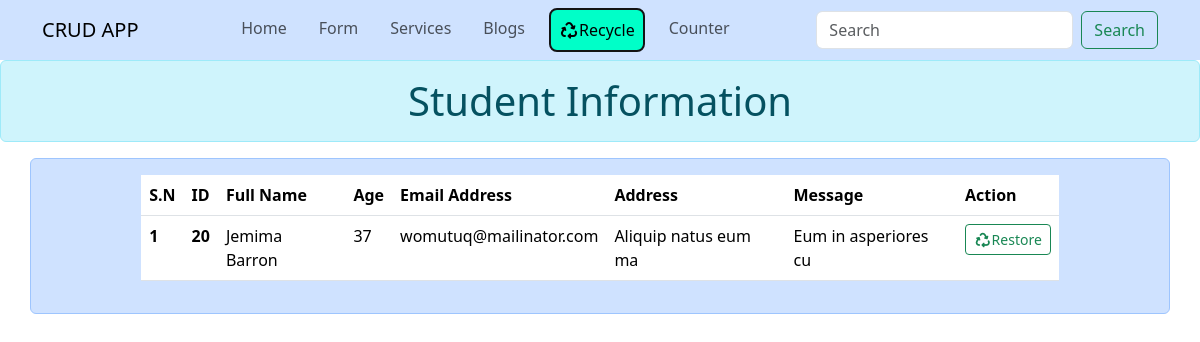
Before: /recycle/ with the older database file.
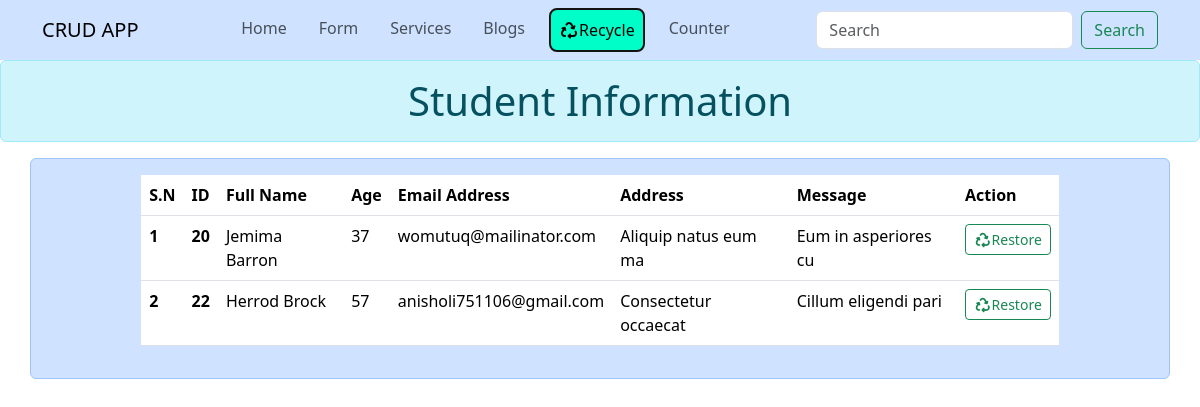
After: the same page with the newer database file.
### crud_app/models.py (models this page shows, shortened)
class FormStudent(models.Model):
    name= models.CharField(max_length=50,validators=[MinLengthValidator(3)])
    age= models.IntegerField()
    email = models.EmailField(unique=True)
    address= models.TextField()
    message= models.TextField()
    image= models.ImageField(upload_to='image',null = True)
    video= models.FileField(upload_to='video',null = True)
    is_delete=models.BooleanField(default=False )

### crud_app/views.py (the view)
# urls.py: path('recycle/', recycle,name= 'recycle'),
def recycle(request):
    data= FormStudent.objects.filter(is_delete= True)
    return render(request,'crud_app/recycle.html',{'data':data})

### crud_app/templates/crud_app/recycle.html (shortened to what this page needs)
{% extends 'base.html' %}
{% block content %}
<h1 class='text-center alert alert-info'>Student Information </h1>
<div class="container alert alert-primary">
  <div class="row">
    <div class="col-10 mx-auto ">
      <table class="table">
        <thead>
          <tr>
            <th scope="col">S.N</th>
            <th scope="col">ID</th>
            <th scope="col">Full Name</th>
            <th scope="col">Age</th>
            <th scope="col">Email Address</th>
            <th scope="col">Address</th>
            <th scope="col">Message</th>
            <th scope="col">Action</th>
          </tr>
        </thead>
        <tbody>
          {% for i in data %}
          <tr>
            <th scope="row">{{forloop.counter}}</th>
            <th scope="row">{{i.id}}</th>
            <td>{{i.name}}</td>
            <td>{{i.age}}</td>
            <td>{{i.email}}</td>
            <td>{{i.address}}</td>
            <td>{{i.message}}</td>
            <td>
              <div class="d-flex gap-2">
                <a href="{% url 'restore' i.id %}" class="btn btn-sm btn-outline-success d-inline-flex align-items-center">
                 <i class="fa-solid fa-recycle"></i> Restore
                </a>
              </div>
            </td>
          </tr>
          {% endfor %}
        </tbody>
      </table>
    </div>
  </div>
</div>
{% endblock content %}

### crud_app/templates/base.html (shortened to what this page needs)
<!doctype html>
{% load static %}
<html lang="en">
<head>
  <link href="https://cdn.jsdelivr.net/npm/bootstrap@5.3.8/dist/css/bootstrap.min.css" rel="stylesheet"
>
  <link rel="stylesheet" href="https://cdnjs.cloudflare.com/ajax/libs/font-awesome/7.0.1/css/all.min.css"
 />
     <link rel="stylesheet" href="{% static 'css/home.css' %}">
</head>
<body>
  <nav class="navbar navbar-expand-lg bg-primary-subtle">
    <div class="container ">
      <a class="navbar-brand" href="#">CRUD APP</a>
      <div class="collapse navbar-collapse" id="navbarSupportedContent">
        <ul class="navbar-nav mx-auto gap-3 mb-2 mb-lg-0">
          <li class="nav-item">
            <a class="nav-link {% if request.path == '/' %}active{% endif %}" aria-current="page"
              href="{% url 'home' %}">Home</a>
          </li>
          <li class="nav-item">
            <a class="nav-link {% if request.path == '/form/' %}active{% endif %}" href="{% url 'form' %}">Form</a>
          </li>
          <li class="nav-item">
            <a class="nav-link {% if request.path == '/services/' %}active{% endif %}"
              href="{% url 'services' %}">Services</a>
          </li>
          <li class="nav-item">
            <a class="nav-link {% if request.path == '/blog/' %}active{% endif %}" href="{% url 'blog' %}">Blogs</a>
          </li>
          <li class="nav-item">
            <a class="nav-link {% if request.path == '/recycle/' %}active{% endif %}" href="{% url 'recycle' %}"><i class="fa-solid fa-recycle"></i>Recycle</a>
          </li>
          <li class="nav-item">
            <a class="nav-link {% if request.path == '/counter/' %}active{% endif %}" href="{% url 'counter' %}">Counter</a>
          </li>
        </ul>
        <form method="GET" class="d-flex" role="search">
          <input class="form-control me-2" name="trysearch" type="search" placeholder="Search" aria-label="Search" />
          <button class="btn btn-outline-success" type="submit">Search</button>
        </form>
      </div>
    </div>
  </nav>
  {% block content %}
  {% endblock content %}
</body>
</html>

### crud_app/templates/base.html (style rules this page uses)
.active { background-color: rgb(0, 255, 200); border-radius: 8px; border: 2px solid rgb(19, 19, 20); }

Changed rows visible on the page:
added FormStudent: id "22", name "Herrod Brock", age "57", email "anisholi751106@gmail.com", address "Consectetur occaecat", message "Cillum eligendi pari"
